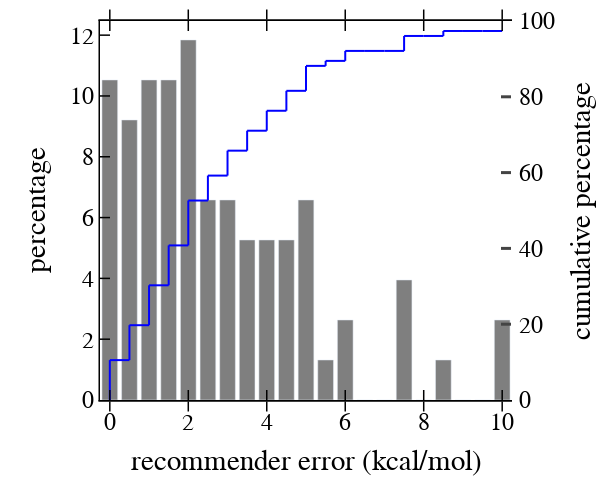

This figure's notebook cell:
### Code cell
err_ranges = np.linspace(0, 10, 21)
y = []
for ii, err in enumerate(err_ranges[:-1]):
    y += [len(df_sel[(df_sel["errs_t"] >= err) & (df_sel["errs_t"] < err_ranges[ii+1])])*100./len(df_sel)]
y += [len(df_sel[(df_sel["errs_t"] >= err_ranges[-1])])*100./len(df_sel)]
data = [go.Bar(x=err_ranges,
               y=y, name='all', marker_color='rgba(0, 0, 0, 0.5)', showlegend=False),]
xs=err_ranges
ys=[np.sum(y[:ii])*100./np.sum(y) for ii, _ in enumerate(xs)]
for ii in range(xs.shape[0]-1):
    data += [go.Scatter(x=[xs[ii], xs[ii]], y=[ys[ii], ys[ii+1]], mode='lines', yaxis="y2", line=dict(color='blue', width=2, dash='solid'), showlegend=False)]
    data += [go.Scatter(x=[xs[ii], xs[ii+1]], y=[ys[ii+1], ys[ii+1]], mode='lines', yaxis="y2", line=dict(color='blue', width=2, dash='solid'), showlegend=False)]
layout = go.Layout()
layout.update(glob_layout)
layout.legend.update(x=1, y=1, bgcolor="rgba(0,0,0,0)")
layout["xaxis"].update({'title': "recommender error (kcal/mol)"})
layout["yaxis"].update({'title': "percentage", "mirror": False})
layout.update({"yaxis2": dict(
    title="cumulative percentage",
    titlefont=dict(color="black"),
    tickfont=dict(color="black"),
    anchor="free",
    overlaying="y",
    side="right",
    position=1,
    range=[0, 100],
    showgrid=True,  
    zeroline=True, 
    ticks="inside", 
    showline=True,
    tickwidth=3, 
    linewidth=3, 
    ticklen=10,
#     mirror=True,
)},)
layout.update(width=600, height=500, boxmode='group')
fig = go.Figure(data=data, layout=layout)
iplot(fig)
# fig.write_image("/Users/chenruduan/Dropbox (MIT)/CD-DFARecFull/Figures/F2/ErrBar.pdf")

### Figure 1 — Plotly figure (JSON) as saved in the notebook; plotly's stock layout.template omitted (floating-point values rounded to 4 significant figures)
{"data": [{"marker": {"color": "rgba(0, 0, 0, 0.5)"}, "name": "all", "showlegend": false, "type": "bar", "x": [0, 0.5, 1, 1.5, 2, 2.5, 3, 3.5, 4, 4.5, 5, 5.5, 6, 6.5, 7, 7.5, 8, 8.5, 9, 9.5, 10], "y": [10.53, 9.211, 10.53, 10.53, 11.84, 6.579, 6.579, 5.263, 5.263, 5.263, 6.579, 1.316, 2.632, 0, 0, 3.947, 0, 1.316, 0, 0, 2.632]}, {"line": {"color": "blue", "dash": "solid", "width": 2}, "mode": "lines", "showlegend": false, "type": "scatter", "x": [0, 0], "y": [0, 10.53], "yaxis": "y2"}, {"line": {"color": "blue", "dash": "solid", "width": 2}, "mode": "lines", "showlegend": false, "type": "scatter", "x": [0, 0.5], "y": [10.53, 10.53], "yaxis": "y2"}, {"line": {"color": "blue", "dash": "solid", "width": 2}, "mode": "lines", "showlegend": false, "type": "scatter", "x": [0.5, 0.5], "y": [10.53, 19.74], "yaxis": "y2"}, {"line": {"color": "blue", "dash": "solid", "width": 2}, "mode": "lines", "showlegend": false, "type": "scatter", "x": [0.5, 1], "y": [19.74, 19.74], "yaxis": "y2"}, {"line": {"color": "blue", "dash": "solid", "width": 2}, "mode": "lines", "showlegend": false, "type": "scatter", "x": [1, 1], "y": [19.74, 30.26], "yaxis": "y2"}, {"line": {"color": "blue", "dash": "solid", "width": 2}, "mode": "lines", "showlegend": false, "type": "scatter", "x": [1, 1.5], "y": [30.26, 30.26], "yaxis": "y2"}, {"line": {"color": "blue", "dash": "solid", "width": 2}, "mode": "lines", "showlegend": false, "type": "scatter", "x": [1.5, 1.5], "y": [30.26, 40.79], "yaxis": "y2"}, {"line": {"color": "blue", "dash": "solid", "width": 2}, "mode": "lines", "showlegend": false, "type": "scatter", "x": [1.5, 2], "y": [40.79, 40.79], "yaxis": "y2"}, {"line": {"color": "blue", "dash": "solid", "width": 2}, "mode": "lines", "showlegend": false, "type": "scatter", "x": [2, 2], "y": [40.79, 52.63], "yaxis": "y2"}, {"line": {"color": "blue", "dash": "solid", "width": 2}, "mode": "lines", "showlegend": false, "type": "scatter", "x": [2, 2.5], "y": [52.63, 52.63], "yaxis": "y2"}, {"line": {"color": "blue", "dash": "solid", "width": 2}, "mode": "lines", "showlegend": false, "type": "scatter", "x": [2.5, 2.5], "y": [52.63, 59.21], "yaxis": "y2"}, {"line": {"color": "blue", "dash": "solid", "width": 2}, "mode": "lines", "showlegend": false, "type": "scatter", "x": [2.5, 3], "y": [59.21, 59.21], "yaxis": "y2"}, {"line": {"color": "blue", "dash": "solid", "width": 2}, "mode": "lines", "showlegend": false, "type": "scatter", "x": [3, 3], "y": [59.21, 65.79], "yaxis": "y2"}, {"line": {"color": "blue", "dash": "solid", "width": 2}, "mode": "lines", "showlegend": false, "type": "scatter", "x": [3, 3.5], "y": [65.79, 65.79], "yaxis": "y2"}, {"line": {"color": "blue", "dash": "solid", "width": 2}, "mode": "lines", "showlegend": false, "type": "scatter", "x": [3.5, 3.5], "y": [65.79, 71.05], "yaxis": "y2"}, {"line": {"color": "blue", "dash": "solid", "width": 2}, "mode": "lines", "showlegend": false, "type": "scatter", "x": [3.5, 4], "y": [71.05, 71.05], "yaxis": "y2"}, {"line": {"color": "blue", "dash": "solid", "width": 2}, "mode": "lines", "showlegend": false, "type": "scatter", "x": [4, 4], "y": [71.05, 76.32], "yaxis": "y2"}, {"line": {"color": "blue", "dash": "solid", "width": 2}, "mode": "lines", "showlegend": false, "type": "scatter", "x": [4, 4.5], "y": [76.32, 76.32], "yaxis": "y2"}, {"line": {"color": "blue", "dash": "solid", "width": 2}, "mode": "lines", "showlegend": false, "type": "scatter", "x": [4.5, 4.5], "y": [76.32, 81.58], "yaxis": "y2"}, {"line": {"color": "blue", "dash": "solid", "width": 2}, "mode": "lines", "showlegend": false, "type": "scatter", "x": [4.5, 5], "y": [81.58, 81.58], "yaxis": "y2"}, {"line": {"color": "blue", "dash": "solid", "width": 2}, "mode": "lines", "showlegend": false, "type": "scatter", "x": [5, 5], "y": [81.58, 88.16], "yaxis": "y2"}, {"line": {"color": "blue", "dash": "solid", "width": 2}, "mode": "lines", "showlegend": false, "type": "scatter", "x": [5, 5.5], "y": [88.16, 88.16], "yaxis": "y2"}, {"line": {"color": "blue", "dash": "solid", "width": 2}, "mode": "lines", "showlegend": false, "type": "scatter", "x": [5.5, 5.5], "y": [88.16, 89.47], "yaxis": "y2"}, {"line": {"color": "blue", "dash": "solid", "width": 2}, "mode": "lines", "showlegend": false, "type": "scatter", "x": [5.5, 6], "y": [89.47, 89.47], "yaxis": "y2"}, {"line": {"color": "blue", "dash": "solid", "width": 2}, "mode": "lines", "showlegend": false, "type": "scatter", "x": [6, 6], "y": [89.47, 92.11], "yaxis": "y2"}, {"line": {"color": "blue", "dash": "solid", "width": 2}, "mode": "lines", "showlegend": false, "type": "scatter", "x": [6, 6.5], "y": [92.11, 92.11], "yaxis": "y2"}, {"line": {"color": "blue", "dash": "solid", "width": 2}, "mode": "lines", "showlegend": false, "type": "scatter", "x": [6.5, 6.5], "y": [92.11, 92.11], "yaxis": "y2"}, {"line": {"color": "blue", "dash": "solid", "width": 2}, "mode": "lines", "showlegend": false, "type": "scatter", "x": [6.5, 7], "y": [92.11, 92.11], "yaxis": "y2"}, {"line": {"color": "blue", "dash": "solid", "width": 2}, "mode": "lines", "showlegend": false, "type": "scatter", "x": [7, 7], "y": [92.11, 92.11], "yaxis": "y2"}, {"line": {"color": "blue", "dash": "solid", "width": 2}, "mode": "lines", "showlegend": false, "type": "scatter", "x": [7, 7.5], "y": [92.11, 92.11], "yaxis": "y2"}, {"line": {"color": "blue", "dash": "solid", "width": 2}, "mode": "lines", "showlegend": false, "type": "scatter", "x": [7.5, 7.5], "y": [92.11, 96.05], "yaxis": "y2"}, {"line": {"color": "blue", "dash": "solid", "width": 2}, "mode": "lines", "showlegend": false, "type": "scatter", "x": [7.5, 8], "y": [96.05, 96.05], "yaxis": "y2"}, {"line": {"color": "blue", "dash": "solid", "width": 2}, "mode": "lines", "showlegend": false, "type": "scatter", "x": [8, 8], "y": [96.05, 96.05], "yaxis": "y2"}, {"line": {"color": "blue", "dash": "solid", "width": 2}, "mode": "lines", "showlegend": false, "type": "scatter", "x": [8, 8.5], "y": [96.05, 96.05], "yaxis": "y2"}, {"line": {"color": "blue", "dash": "solid", "width": 2}, "mode": "lines", "showlegend": false, "type": "scatter", "x": [8.5, 8.5], "y": [96.05, 97.37], "yaxis": "y2"}, {"line": {"color": "blue", "dash": "solid", "width": 2}, "mode": "lines", "showlegend": false, "type": "scatter", "x": [8.5, 9], "y": [97.37, 97.37], "yaxis": "y2"}, {"line": {"color": "blue", "dash": "solid", "width": 2}, "mode": "lines", "showlegend": false, "type": "scatter", "x": [9, 9], "y": [97.37, 97.37], "yaxis": "y2"}, {"line": {"color": "blue", "dash": "solid", "width": 2}, "mode": "lines", "showlegend": false, "type": "scatter", "x": [9, 9.5], "y": [97.37, 97.37], "yaxis": "y2"}, {"line": {"color": "blue", "dash": "solid", "width": 2}, "mode": "lines", "showlegend": false, "type": "scatter", "x": [9.5, 9.5], "y": [97.37, 97.37], "yaxis": "y2"}, {"line": {"color": "blue", "dash": "solid", "width": 2}, "mode": "lines", "showlegend": false, "type": "scatter", "x": [9.5, 10], "y": [97.37, 97.37], "yaxis": "y2"}], "layout": {"boxmode": "group", "font": {"color": "black", "family": "Helvetica", "size": 24}, "height": 500, "legend": {"bgcolor": "rgba(0,0,0,0)", "orientation": "v", "x": 1, "y": 1}, "margin": {"b": 100, "l": 100, "r": 10, "t": 10}, "paper_bgcolor": "rgba(255,255,255,100)", "plot_bgcolor": "white", "width": 600, "xaxis": {"color": "black", "linecolor": "black", "linewidth": 1.5, "mirror": "allticks", "showgrid": false, "showline": true, "ticklen": 10, "ticks": "inside", "tickwidth": 1.5, "title": {"text": "recommender error (kcal/mol)"}, "zeroline": false}, "yaxis": {"color": "black", "linecolor": "black", "linewidth": 1.5, "mirror": false, "showgrid": false, "showline": true, "ticklen": 10, "ticks": "inside", "tickwidth": 1.5, "title": {"text": "percentage"}, "zeroline": false}, "yaxis2": {"anchor": "free", "linewidth": 3, "overlaying": "y", "position": 1, "range": [0, 100], "showgrid": true, "showline": true, "side": "right", "tickfont": {"color": "black"}, "ticklen": 10, "ticks": "inside", "tickwidth": 3, "title": {"font": {"color": "black"}, "text": "cumulative percentage"}, "zeroline": true}}}
